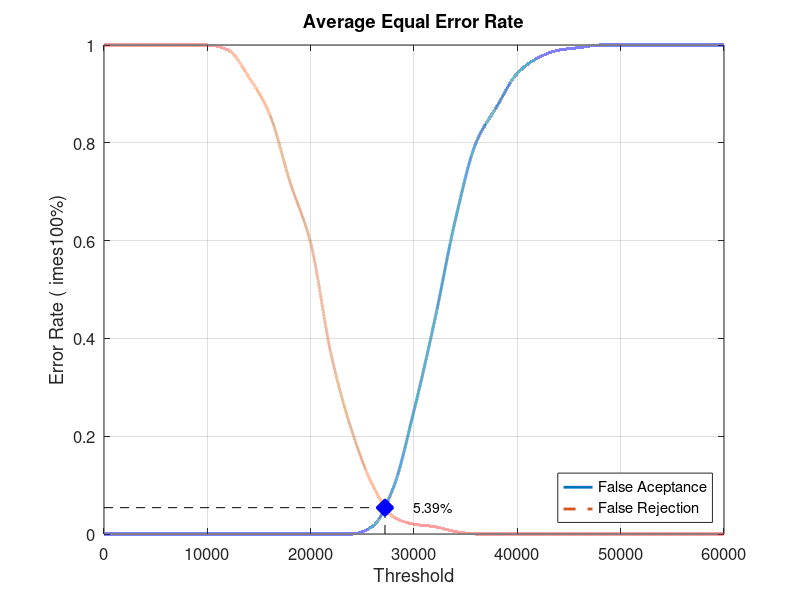
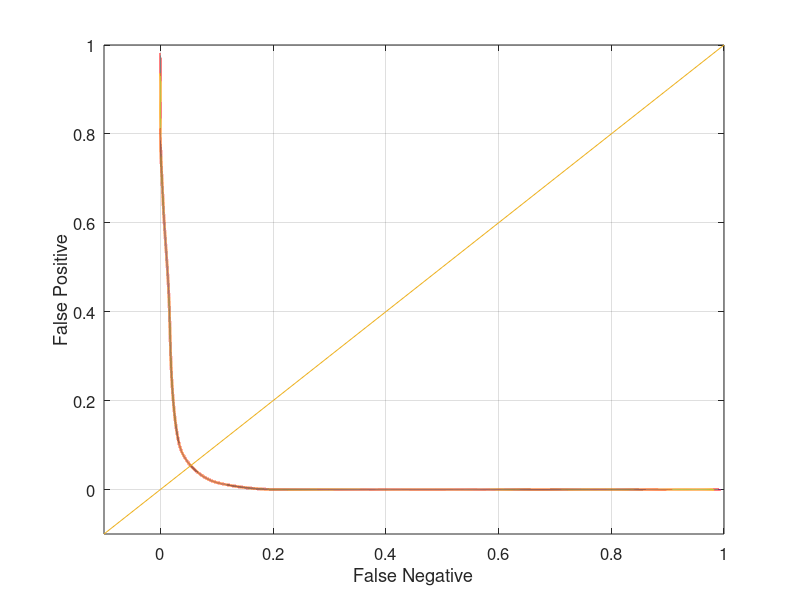

Source code (MATLAB) for these figures, in order:
close all;
clear;
clc;
x = 0:2000:60000;
xq = 0:0.5:60000;

y0 = [0 0 0 0 0 0 0 0 0 0 0 0 0 0.0157895 0.0947368 0.252632 0.436842 0.642105 0.8 0.873684 0.942105 0.973684 0.989474 0.994737 1 1 1 1 1 1 1]
yy0 = interp1(x, y0, xq, 'pchip');
y1 = [1 1 1 1 1 1 0.99 0.935 0.86 0.72 0.595 0.365 0.21 0.1 0.035 0.02 0.015 0.005 0 0 0 0 0 0 0 0 0 0 0 0 0]
yy1 = interp1(x, y1, xq, 'pchip');

% Calculating EER: 
y2 = abs(y0 - y1);
find(y2 == min(y2))
yy2 = abs(yy0 - yy1);
xEER = find(yy2 == min(yy2));
xEERIndex = xq(xEER) % X-axis EER
yEER = yy0(xEER) % Y-axis EER

main = figure
plot(xq, yy0,'-','LineWidth', 2);	hold on
plot(xq, yy1,'--','LineWidth', 2);	hold on
plot([xEERIndex xEERIndex], [0 yEER], 'k--');	hold on
plot([0 xEERIndex], [yEER yEER], 'k--');	hold on
plot(xEERIndex, yEER, 'bx', 'LineWidth', 10);	hold on
text(xEERIndex + 10 * xEERIndex / 100, yEER, [num2str(round((10000 * yEER)) / 100) '%'])
legend('False Aceptance', 'False Rejection', 'Location', 'SouthEast')
xlabel('Threshold')
ylabel('Error Rate (	imes100%)')
title('Average Equal Error Rate')
set(gca, 'FontSize', 12)
axis([0 60000 0 1])
grid on

print(main, 'Database5_4Main', '-dpng');
FNRxFPR = figure('Color', [1 1 1]);
plot(yy1, yy0, '-', yy1, yy0, 'LineWidth', 2);
hold on
y = -0.1:0.1:1
plot(y, y); 
set(gca, 'FontSize', 12)
xlabel('False Negative')
ylabel('False Positive')
axis([-0.1 1 -0.1 1])
set(gca, 'FontSize', 12)
grid on

print(FNRxFPR, 'Database5_4FNRxFPR','-dpng');
